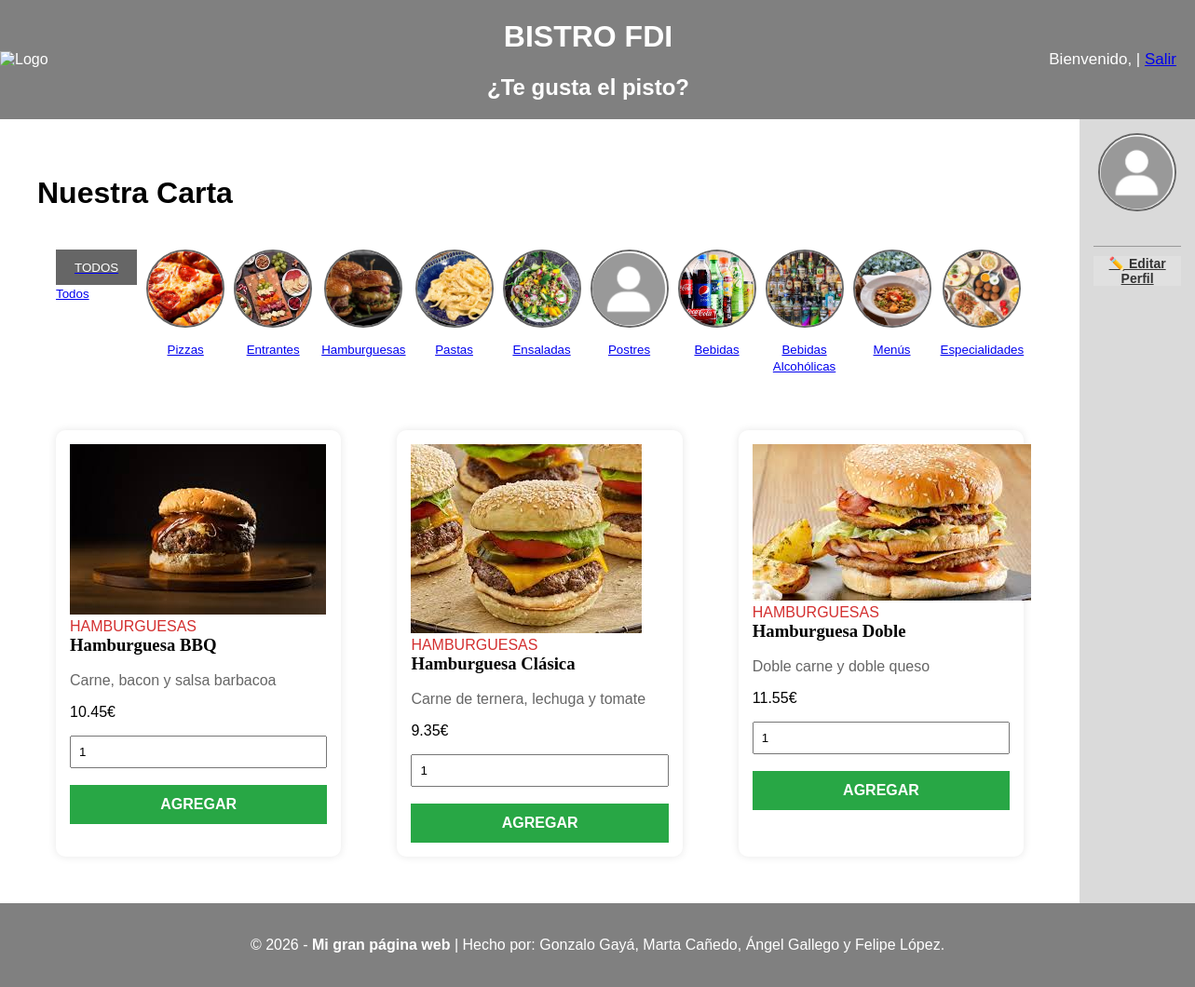
/includes/carta.php?cat=3 (signed in), run on the app's committed database.
### tables this page shows
CREATE TABLE Categorias (
    id INT AUTO_INCREMENT PRIMARY KEY,
    nombre VARCHAR(100) NOT NULL,
    descripcion TEXT,
    imagen_url VARCHAR(255) DEFAULT 'categorias/default.jpg'
);

CREATE TABLE Productos (
    id INT AUTO_INCREMENT PRIMARY KEY,
    id_categoria INT NOT NULL,
    nombre VARCHAR(100) NOT NULL,
    descripcion TEXT,
    imagen_url VARCHAR(255) DEFAULT 'productos/default.jpg',
    precio_base DECIMAL(10,2) NOT NULL,
    iva ENUM('4', '10', '21') NOT NULL,
    disponible BOOLEAN DEFAULT TRUE,
    ofertado BOOLEAN DEFAULT TRUE,  
    FOREIGN KEY (id_categoria) REFERENCES Categorias(id)
);

### includes/carta.php (the view, shortened to what this page needs)
<?php
$app = Aplicacion::getInstance();
$app->init();
$conn = $app->conexionBd();
$idCatFiltrada = isset($_GET['cat']) ? intval($_GET['cat']) : null;
$res_cats = $conn->query("SELECT * FROM Categorias");
$query = "SELECT p.*, c.nombre AS nombre_cat
          FROM Productos p
          JOIN Categorias c ON p.id_categoria = c.id
          WHERE p.disponible = 1 AND p.ofertado = 1";
if ($idCatFiltrada) {
    $query .= " AND p.id_categoria = $idCatFiltrada";
}
$query .= " ORDER BY c.nombre, p.nombre";
$result = $conn->query($query);
include __DIR__ . '/vistas/comun/cabecera.php';
?>
<div class="contenedor-principal">
    <main class="contenido-central">
        <h1>Nuestra Carta</h1>
        <div class="contenedor-columnas">
            <a href="carta.php" >
                <div class="btn-gris">
                    <small>TODOS</small>
                </div>
                <small>Todos</small>
            </a>
            <?php while($cat = $res_cats->fetch_assoc()): ?>
                <a href="?cat=<?= $cat['id'] ?>" class="texto-centrado">
                    <img src="<?= RUTA_APP ?>/img/<?= ($cat['imagen_url'] ?? 'defecto.png') ?>"
                         class="avatar-usuario"
                         onerror="this.src='<?= RUTA_APP ?>/img/defecto.png'">
                    <br><small><?= htmlspecialchars($cat['nombre']) ?></small>
                </a>
            <?php endwhile; ?>
        </div>
        <?php if ($result && $result->num_rows > 0): ?>
            <div class="cuadricula-pedidos">
                <?php while ($prod = $result->fetch_assoc()): ?>
                    <div class="tarjeta tarjeta-formulario">
                        <img src="<?= RUTA_APP ?>/img/<?= ($prod['imagen_url'] ?? 'defecto.png') ?>"
                             onerror="this.src='<?= RUTA_APP ?>/img/defecto.png'">
                        <div>
                            <span class="texto-rojo" >
                                <?= strtoupper($prod['nombre_cat']) ?>
                            </span>
                            <h3 class="titulo-serif">
                                <?= htmlspecialchars($prod['nombre']) ?>
                            </h3>
                            <p class="texto-ayuda">
                                <?= htmlspecialchars($prod['descripcion']) ?>
                            </p>
                            <p>
                                <?= number_format($prod['precio_base'] * (1 + $prod['iva']/100), 2) ?>€
                            </p>
                            <form action="procesarCarrito.php" method="POST">
                                <div>
                                    <input type="number" name="cantidad" value="1" min="1" class="input-formulario">
                                    <br><br>
                                    <button type="submit" class="btn-listo">
                                        AGREGAR
                                    </button>
                                </div>
                            </form>
                        </div>
                    </div>
                <?php endwhile; ?>
            </div>
        <?php else: ?>
            <div class="cocina-vacia">
                <p>No hay productos en esta categoría.</p>
            </div>
        <?php endif; ?>
    </main>
    <?php include __DIR__ . '/vistas/comun/sideBarDer.php'; ?>
</div>
<?php include __DIR__ . '/vistas/comun/pie.php'; ?>

### CSS/estilos.css (style rules this page uses)
body { font-family: sans-serif; margin: 0; }
.contenedor-principal { display: flex; background-color: #e0e0e0; min-height: 85vh; }
.contenido-central { flex-grow: 1; background-color: white; padding: 40px; }
.avatar-usuario { width: 80px; height: 80px; border-radius: 50%; object-fit: cover; border: 2px solid #666; margin-bottom: 10px; }
.tarjeta-formulario { margin: 20px; border-radius: 10px; box-shadow: 0 0 10px rgba(0,0,0,0.1); }
.input-formulario { width: 100%; padding: 8px; box-sizing: border-box; }
.texto-ayuda { color: #666; }
.contenedor-columnas { display: flex; gap: 10px; padding: 20px; background-color: #ffffff; flex-grow: 1; overflow-x: auto; }
.tarjeta { background: white; padding: 15px; margin-bottom: 10px; }
.cuadricula-pedidos { display: grid; grid-template-columns: repeat(auto-fill, minmax(280px, 1fr)); gap: 20px; margin-top: 20px; }
.btn-listo { width: 100%; background: #28a745; color: white; border: none; padding: 12px; font-size: 1rem; font-weight: bold; cursor: pointer; }
.btn-gris { background: #666; color: white; padding: 10px 20px; text-decoration: none; }
.texto-rojo { color: #d32f2f; }
.texto-centrado { text-align: center; }
.titulo-serif { font-family: serif; font-size: 20; margin-top: 0; }

### data on the page
categorias: imagen_url (picture), nombre "Pizzas"
categorias: imagen_url (picture), nombre "Entrantes"
categorias: imagen_url (picture), nombre "Hamburguesas"
categorias: imagen_url (picture), nombre "Pastas"
categorias: imagen_url (picture), nombre "Ensaladas"
categorias: shows a picture, nombre "Postres"
categorias: imagen_url (picture), nombre "Bebidas"
categorias: imagen_url (picture), nombre "Bebidas Alcohólicas"
categorias: imagen_url (picture), nombre "Menús"
categorias: imagen_url (picture), nombre "Especialidades"
productos: imagen_url (picture), id_categoria.nombre "HAMBURGUESAS", nombre "Hamburguesa BBQ", descripcion "Carne, bacon y salsa barbacoa", $prod['precio_base'] * (1 + $prod['iva']/100) "10.45"
productos: imagen_url (picture), id_categoria.nombre "HAMBURGUESAS", nombre "Hamburguesa Clásica", descripcion "Carne de ternera, lechuga y tomate", $prod['precio_base'] * (1 + $prod['iva']/100) "9.35"
productos: imagen_url (picture), id_categoria.nombre "HAMBURGUESAS", nombre "Hamburguesa Doble", descripcion "Doble carne y doble queso", $prod['precio_base'] * (1 + $prod['iva']/100) "11.55"
